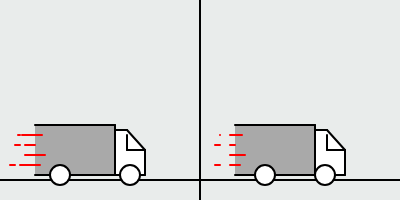
Frame 1 (no input)
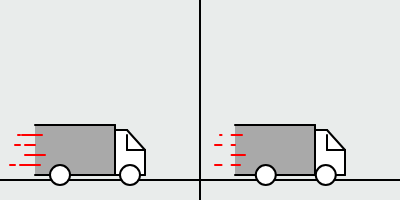
Frame 60 (no input)
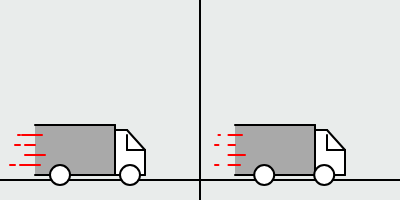
Frame 120 (the mouse pressed at the canvas centre since frame 60)

The p5.js sketch that drew these frames (run headless with seeded random() and noise() and a simulated clock; from frame 60 on, the mouse is pressed at the canvas centre):

// p5.js sketch
// ── sketch.js
let j;
function setup() {
  // put setup code here
  createCanvas(400,200)
  j=0
}

function draw() {
  // put drawing code here
  background(233,236,235)
  strokeWeight(2)
  line(200,200,200,0)
  line(0,180,400,180)

  //Kiri
  strokeWeight(0)
  fill(255,255,255)
  rect(95,130,32,45)
  rect(95,150,50,25)
  triangle(125,130,125,150,145,150)
  fill(169,169,169)
  rect(35,125,80,50)
  
  //pala truk
  strokeWeight(2)
  line(115,130,127,130)
  line(127,130,145,150)
  line(127,150,145,150)
  line(127,135,127,150)
  line(145,150,145,175)
  line(115,175,145,175)

  //badan truk
  line(35,125,115,125)
  line(115,125,115,175)
  line(35,175,115,175)

  //buntut
  strokeWeight(2)
  stroke(255,0,0)
  line(20,165,40,165)
  line(10,165,15,165)
  line(25,155,45,155)
  line(25,145,35,145)
  line(20,145,15,145)
  line(22,135,42,135)
  line(18,135,20,135)

  strokeWeight(2)
  stroke(0,0,0)
  //roda
  strokeWeight(2)
  stroke(0,0,0)
  fill(255,255,255)
  ellipse(60,175,20,20)
  ellipse(130,175,20,20)
  //

  for (var i=1; i<=400; i++){
    x=i
    y=300+ 20*Math.sin(PI*x/20)
    point(x,y)
  }
  var y=265+5*Math.sin(PI*j/20)
  var r=230+10*Math.sin(PI*j/20)
  j+=1

  //Kanan
 
  strokeWeight(0)
  fill(255,255,255)
  rect(295,130,32,45)
  rect(295,150,50,25)
  triangle(325,130,325,150,345,150)
  fill(169,169,169)
  rect(235,125,80,50)
  
  //pala truk
  strokeWeight(2)
  line(315,130,327,130)
  line(327,130,345,150)
  line(327,150,345,150)
  line(327,135,327,150)
  line(345,150,345,175)
  line(315,175,345,175)

  //badan truk
  line(235,125,315,125)
  line(315,125,315,175)
  line(235,175,315,175)

  //buntut
  strokeWeight(2)
  stroke(255,0,0)
  line(r,165,240,165)
  line(r-10,165,215,165)
  line(r,155,245,155)
  line(r,145,235,145)
  line(r-10,145,215,145)
  line(r,135,242,135)
  line(r-10,135,220,135)

  strokeWeight(2)
  stroke(0,0,0)
  //roda
  strokeWeight(2)
  stroke(0,0,0)
  fill(255,255,255)
  ellipse(y,175,20,20)
  ellipse(y+60,175,20,20)
  //
 

}
